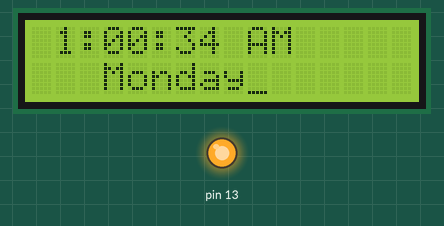
This sketch was run on a simulated Arduino Leonardo, built with avr-gcc and run on an emulated ATmega32U4. Parts: 16×2 character LCD, output pins drawn as LEDs (lit = HIGH). Wiring (inferred from the names in the program): character LCD (HD44780): RS pin 8; E pin 9; data pin 4, pin 5, pin 6, pin 7. Sleep ends after the set time or at an interrupt; the character LCD is taken to start in 4-bit mode; pins used as bus, display or sensor lines are not drawn.

Above: at 8.07 s.
At 16.12 s:
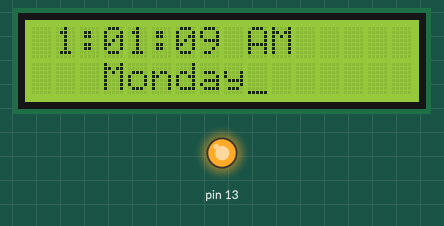
At 24.01 s:
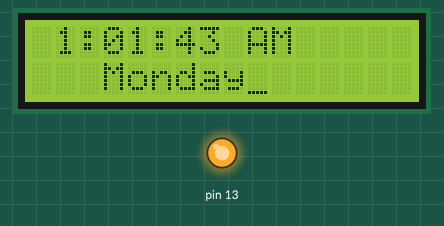
At 39.79 s:
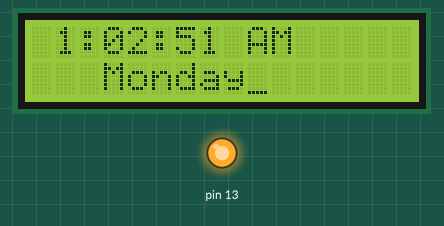
Timing chart, 0 to 40.0 s (numbered marks = the images above):
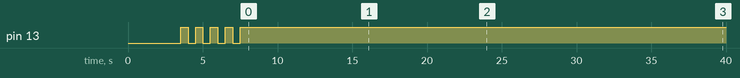

The sketch:

timercounter.ino
```cpp
#include <avr/sleep.h>

union v16_t {
  struct {
    byte low;
    byte high;
  };
  uint16_t value;
};

class global_clock_t {
protected:
  unsigned int elapsed_ms = 0;
  static constexpr unsigned int ms_per_sec = 1000;
  static constexpr unsigned int sec_per_min = 60;
  unsigned int elapsed_min = 0;
  static constexpr unsigned int min_per_hour = 60;
  static constexpr unsigned int hour_per_day = 24;
  unsigned int elapsed_day = 0;

public:
  global_clock_t() {
    v16_t v16;
    TCCR4B = 0x00;
    TCCR4A = 0x00;
    TCCR4C = 0x00;
    TCCR4D = 0x00;
    TCCR4E = 0x00;
    v16.value = 1000;
    TC4H = v16.high;
    OCR4C = v16.low;
    v16.value = 0;
    TC4H = v16.high;
    TCNT4 = v16.low;
  }

  void begin() {
    TIMSK4 = 0x05;
    TCCR4B = 0x04;
  }

  unsigned int millis() {
    return elapsed_ms % ms_per_sec;
  }

  unsigned int micros() {
    v16_t v16;
    v16.low = TCNT4;
    v16.high = TC4H;
    return v16.value;
  }

  unsigned int secs() {
    return elapsed_ms / ms_per_sec;
  }

  unsigned int mins() {
    return elapsed_min % min_per_hour;
  }

  unsigned int hours() {
    return elapsed_min / min_per_hour;
  }

  unsigned int days() {
    return elapsed_day;
  }
} static global_clock;

ISR(TIMER4_OVF_vect) {
  unsigned char sreg = SREG;
  cli();
  struct c : global_clock_t {
    void inc() {
      if (++elapsed_ms == ms_per_sec * sec_per_min) {
        if (++elapsed_min == min_per_hour * hour_per_day) {
          ++elapsed_day;
          elapsed_min = 0;
        }
        elapsed_ms = 0;
      }
    }
  } * clk = (c*) &global_clock;
  clk->inc();
  SREG = sreg;
}

#define setPort(port, mask) (port |=  (byte) mask)
#define clrPort(port, mask) (port &= ~(byte) mask)
#define tglPort(port, mask) (port ^=  (byte) mask)

#define P0 (0x01)
#define P1 (0x02)
#define P2 (0x04)
#define P3 (0x08)
#define P4 (0x10)
#define P5 (0x20)
#define P6 (0x40)
#define P7 (0x80)

class HD44780 {
  static constexpr unsigned char RS = 8;// -> PB4
  static constexpr unsigned char E = 9; // -> PB5
  // data 4 -> PD4
  // data 5 -> PC6
  // data 6 -> PD7
  // data 7 -> PE6

  // instructions
  static constexpr unsigned char clear_display =          0x01;
  static constexpr unsigned char return_home =            0x02;
  static constexpr unsigned char entry_mode_set =         0x04;
  static constexpr unsigned char  address_decrements =    0x01;
  static constexpr unsigned char  address_increments =    0x00;
  static constexpr unsigned char  display_shift =         0x02;
  static constexpr unsigned char display_io_control =     0x08;
  static constexpr unsigned char  display_on =            0x04;
  static constexpr unsigned char  cursor_on =             0x02;
  static constexpr unsigned char  cursor_blink =          0x01;
  static constexpr unsigned char cursor_display_shift =   0x10;
  static constexpr unsigned char  shift_cursor_left =     0x00;
  static constexpr unsigned char  shift_cursor_right =    0x04;
  static constexpr unsigned char  shift_display_left =    0x08;
  static constexpr unsigned char  shift_display_right =   0x0C;
  static constexpr unsigned char function_set =           0x20;
  static constexpr unsigned char  two_lines_small_font =  0x08;
  static constexpr unsigned char  one_line_small_font =   0x00;
  static constexpr unsigned char  one_line_large_font =   0x04;
  static constexpr unsigned char set_cgram_address =      0x40;
  static constexpr unsigned char  cgram_address_mask =    0x3F;
  static constexpr unsigned char set_ddrram_address =     0x80;
  static constexpr unsigned char  ddrram_address_mask =   0x7F;

  inline void w4(unsigned char data) {
    //digitalWrite(E, HIGH);
    setPort(PORTB, 0x20); // PB5 HIGH 0 1 2 3 4 5

    //digitalWrite(7, data & 0x08);
    //digitalWrite(6, data & 0x04);
    //digitalWrite(5, data & 0x02);
    //digitalWrite(4, data & 0x01);
    PORTE = data & 0x08 ? PORTE | P6 : PORTE & ~P6;
    PORTD = data & 0x04 ? PORTD | P7 : PORTD & ~P7;
    PORTC = data & 0x02 ? PORTC | P6 : PORTC & ~P6;
    PORTD = data & 0x01 ? PORTD | P4 : PORTD & ~P4;

    #define rs(port, mask, sr) sr ? setPort(port, mask) : clrPort(port, mask)
    //rs(PORTE, 0x40, data & 0x08); // 7:PE6
    //rs(PORTD, 0x80, data & 0x04); // 6:PD7
    //rs(PORTC, 0x40, data & 0x02); // 5:PC6
    //rs(PORTD, 0x10, data & 0x01); // 4:PD4
    #undef rs
    delayMicroseconds(40);
    //digitalWrite(E, LOW);
    clrPort(PORTB, 0x20); // PB5 LOW
  }

  void write_4(unsigned char data) {
    if (0) {
      Serial.print("setting port to ");
      Serial.println(data & 0x0F, HEX);
    }
    w4(data);
    delayMicroseconds(5);
  }

  void write(unsigned char data) {
    write_4(data>>4);
    write_4(data);
  }

  void instruct(unsigned char instruction) {
    if (0) {
      Serial.print("Sending instruction ");
      if (instruction < 16) Serial.print('0');
      Serial.println(instruction, HEX);
    }
    digitalWrite(RS, LOW);
    write(instruction);
    delayMicroseconds(40);
    if ( (instruction | 0x01) == 0x03 ) delayMicroseconds(1500);
  }

public:
  HD44780() {
    // pins 4,5,6,7 are data
    // pin  8 -> RS, register select. 0: instruction register, 1: data
    // 9 -> E -> start write


    pinMode(4, OUTPUT);
    pinMode(5, OUTPUT);
    pinMode(6, OUTPUT);
    pinMode(7, OUTPUT);
    pinMode(RS, OUTPUT);
    //DDRD |= 0x90; // pin 4, 6
    //DDRC |= 0x40; // pin 5
    //DDRE |= 0x40; // pin 7
    //DDRB |= 0x30; // pin 8 (RS), 9(E)
    digitalWrite(RS, LOW);
    //PORTB &= ~0x10;
    digitalWrite(7, 0);
    digitalWrite(6, 0);
    digitalWrite(5, 1);
    digitalWrite(4, 0);
    //PORTD &= ~0x90; // pin 4, 6
    //PORTC |=  0x40; // pin 5
    //PORTE &= ~0x40; // pin 7
    //PORTB &= ~0x30; // pin 8 (RS), 9(E)

    pinMode(E, OUTPUT);
    digitalWrite(E, LOW);
    //PORTB &= ~0x20;
  }

  void begin() {
    delay(5);
    instruct(function_set | two_lines_small_font);
    delay(5);
    //instruct(cursor_display_shift | shift_cursor_left | shift_display_right);
    instruct(display_io_control | display_on | cursor_on);
    instruct(entry_mode_set | display_shift);
    clear();
  }

  void send(char c) {
    if (0) {
      Serial.print("Sending data ");
      if (c < 16) Serial.print('0');
      Serial.print(c, HEX);
      Serial.print(" [");
      Serial.print(c);
      Serial.println(']');
    }
    digitalWrite(RS, HIGH);
    write(c);
  }

  void clear() {
    instruct(clear_display);
    delay(5);
  }

  void line1() {
    instruct(set_ddrram_address | 0x00);
  }

  void line2() {
    instruct(set_ddrram_address | 0x40);
  }

} static LCD;

void regdump() {
  static constexpr size_t values_per_line = 16;
  static constexpr size_t from_addr = 0x20;
  static constexpr size_t to_addr = 0xff;
  size_t printed;
  Serial.println("Register file:");
  Serial.print("  | ");
  for (size_t i = 0; i < values_per_line; i++) {
    printed = Serial.print(i, HEX);
    while (printed < 3) printed += Serial.print(' ');
  }
  Serial.println();
  Serial.print("--+-");
  for (size_t i = 0; i < values_per_line; i++) Serial.print("---");
  Serial.println();
  for (size_t i = from_addr; i < to_addr;) {
    printed = Serial.print(i, HEX);
    while (printed < 2) printed += Serial.print(' ');
    printed += Serial.print('|');
    for (size_t j = i + values_per_line; i < j && i < to_addr; i++) {
      unsigned char * b = nullptr;
      Serial.print(' ');
      printed = Serial.print(b[i], HEX);
      while (printed < 2) printed += Serial.print(' ');
    }
    Serial.println();
  }

  v16_t v16;

  Serial.print("OCR4C: ");
  v16.low = OCR4C;
  v16.high =  TC4H;
  Serial.println(v16.value, HEX);

  Serial.print("TCNT4: ");
  v16.low = TCNT4;
  v16.high =  TC4H;
  Serial.println(v16.value, HEX);
}

void setup() {
  // put your setup code here, to run once:
  Serial.begin(74880);
  global_clock.begin();
  delay(3000);
  LCD.begin();
  pinMode(13, OUTPUT);
  for (int i = 0; i < 10; i++) {
    digitalWrite(13, i % 2);
    delay(500);
  }
}

unsigned int last_sec = 0;

void loop() {
  sleep_disable();

  if ( global_clock.secs() != last_sec ) {
    char str[16];
    last_sec = global_clock.secs();
    unsigned int h = global_clock.hours();
    int n = sprintf(str, "%2d:%02d:%02d %s",
                              (h%12) + 1,
                              global_clock.mins(),
                              global_clock.secs(),
                              h < 12 ? "AM" : "PM");
    LCD.line1();
    for (int i = 0; i < 16; i++) LCD.send(i < n ? str[i] : ' ');
    enum {
         Monday,
        Tuesday,
      Wednesday,
       Thursday,
         Friday,
       Saturday,
         Sunday,
    };

    #define s(x, n) (((char*)F(#x))[n])
    #define c(x) ((char*)F(#x))

    const char * mon = c(Monday);

    LCD.line2();
    n = global_clock.days();
    LCD.send(n == Wednesday ?  s(Wednesday, 0) : ' ');
    LCD.send(n == Wednesday ? s(Wednesday, 1) : n == Thursday ? s(Thursday, 0) : n == Saturday ? s(Saturday, 0) : ' ');
    LCD.send(n == Tuesday ? s(Tuesday, 0) : n == Wednesday ? s(Wednesday, 2) : n == Thursday ? s(Thursday, 1) : n == Saturday ? s(Saturday, 1) : ' ');
    LCD.send(n == Monday ? mon[0] : n == Tuesday ? s(Tuesday, 1) : n == Wednesday ? s(Wednesday, 3) : n == Thursday ? s(Thursday, 2) : n == Friday ? s(Friday, 0) : n == Saturday ? s(Saturday, 2) : s(Sunday, 0));
    LCD.send(n == Monday ? mon[1] : n == Tuesday ? s(Tuesday, 2) : n == Wednesday ? s(Wednesday, 4) : n == Thursday ? s(Thursday, 3) : n == Friday ? s(Friday, 1) : n == Saturday ? s(Saturday, 3) : s(Sunday, 1));
    LCD.send(n == Monday ? mon[2] : n == Tuesday ? s(Tuesday, 3) : n == Wednesday ? s(Wednesday, 5) : n == Thursday ? s(Thursday, 4) : n == Friday ? s(Friday, 2) : n == Saturday ? s(Saturday, 4) : s(Sunday, 2));
    LCD.send(mon[3]);
    LCD.send(mon[4]);
    LCD.send(mon[5]);

    #undef c
    #undef s

    //for (int i = 0; i < 16; i++) LCD.send(i < n ? str[i] : ' ');
    //digitalWrite(13, !digitalRead(13));
    //~PC7
    tglPort(PINC, P7);
  }

  sleep_enable();
  sei();
  sleep_cpu();
}
```
